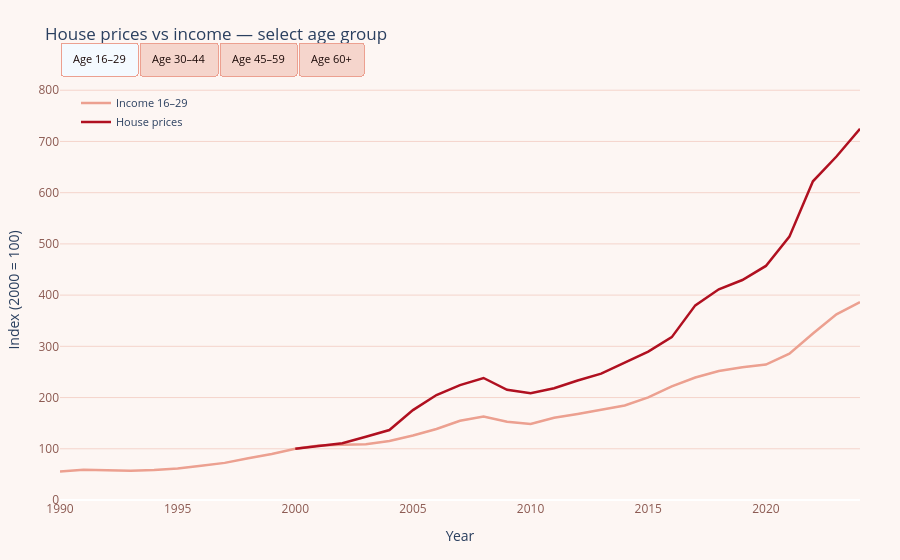

Notebook code for this chart:
### Markdown cell above
### Visualization 5 — Income by age vs house prices

This interactive chart lets the reader compare house prices with income growth for different age groups. It fits the martini glass structure because the reader first receives the guided story, then gets a controlled way to explore which age groups are most affected.

### Code cell
buckets = ['16–29', '30–44', '45–59', '60+']
bucket_colors = {
    '16–29': '#ECA090',
    '30–44': '#E05040',
    '45–59': '#B01020',
    '60+':   '#7A0A14'
}
price_sub = panel[panel.year.between(1990, 2024)].dropna(subset=['price_idx']).copy()

fig6 = go.Figure()

for i, bucket in enumerate(buckets):
    sub = income_age[income_age['bucket'] == bucket].sort_values('year').copy()
    base = sub.loc[sub.year == 2000, 'mean_income_kisk'].values[0]
    sub['income_idx'] = sub['mean_income_kisk'] / base * 100
    fig6.add_trace(go.Scatter(
        x=sub['year'], y=sub['income_idx'].round(1),
        mode='lines', name=f'Income {bucket}',
        line=dict(color=bucket_colors[bucket], width=2.5),
        visible=(i == 0)
    ))

fig6.add_trace(go.Scatter(
    x=price_sub['year'], y=price_sub['price_idx'].round(1),
    mode='lines', name='House prices',
    line=dict(color=C1, width=2.5),
    visible=True
))

n_buckets = len(buckets)
buttons = []
for i, bucket in enumerate(buckets):
    visibility = [j == i for j in range(n_buckets)] + [True]
    buttons.append(dict(label=f'Age {bucket}', method='update',
                        args=[{'visible': visibility}]))

fig6.update_layout(
    title='House prices vs income — select age group',
    plot_bgcolor=BG, paper_bgcolor=BG,
    xaxis=dict(title='Year', showgrid=False, tickfont=dict(color=MUT)),
    yaxis=dict(title='Index (2000 = 100)', range=[0, 820],
               gridcolor=C3, tickfont=dict(color=MUT)),
    legend=dict(font=dict(size=11), bgcolor='rgba(0,0,0,0)', x=0.02, y=0.98),
    margin=dict(t=80, b=60, l=60, r=40),
    updatemenus=[dict(
        type='buttons', direction='right',
        x=0.0, y=1.09
    , xanchor='left', showactive=True,
        buttons=buttons, bgcolor=C3, bordercolor=C2,
        font=dict(color=INK, size=11)
    )]
)

fig6.write_html(VIZ_DIR / 'chart5_income_by_age.html', include_plotlyjs='cdn')
fig6.show()
print('Saved chart6_income_by_age.html')

### Figure 1 — Plotly figure (JSON) as saved in the notebook; plotly's stock layout.template omitted (floating-point values rounded to 4 significant figures)
{"data": [{"line": {"color": "#ECA090", "width": 2.5}, "mode": "lines", "name": "Income 16–29", "type": "scatter", "visible": true, "x": [1990, 1991, 1992, 1993, 1994, 1995, 1996, 1997, 1998, 1999, 2000, 2001, 2002, 2003, 2004, 2005, 2006, 2007, 2008, 2009, 2010, 2011, 2012, 2013, 2014, 2015, 2016, 2017, 2018, 2019, 2020, 2021, 2022, 2023, 2024], "y": [55.4, 59.3, 58.2, 56.9, 58.5, 61.6, 66.8, 72.5, 81.7, 90.0, 100.0, 106.2, 107.8, 109.0, 115.1, 126.0, 138.6, 154.8, 163.1, 152.8, 148.3, 160.7, 168.1, 176.4, 184.6, 200.3, 221.9, 239.1, 251.7, 259.3, 264.4, 285.7, 325.1, 362.4, 386.2]}, {"line": {"color": "#E05040", "width": 2.5}, "mode": "lines", "name": "Income 30–44", "type": "scatter", "visible": false, "x": [1990, 1991, 1992, 1993, 1994, 1995, 1996, 1997, 1998, 1999, 2000, 2001, 2002, 2003, 2004, 2005, 2006, 2007, 2008, 2009, 2010, 2011, 2012, 2013, 2014, 2015, 2016, 2017, 2018, 2019, 2020, 2021, 2022, 2023, 2024], "y": [52.7, 57.5, 58.1, 57.7, 59.7, 62.5, 67.5, 73.2, 82.8, 91.8, 100.0, 110.5, 117.9, 123.3, 135.0, 153.3, 174.8, 206.4, 202.6, 195.9, 186.6, 202.2, 209.2, 218.4, 230.3, 243.4, 261.0, 273.7, 285.3, 293.6, 304.6, 318.4, 344.3, 377.1, 398.6]}, {"line": {"color": "#B01020", "width": 2.5}, "mode": "lines", "name": "Income 45–59", "type": "scatter", "visible": false, "x": [1990, 1991, 1992, 1993, 1994, 1995, 1996, 1997, 1998, 1999, 2000, 2001, 2002, 2003, 2004, 2005, 2006, 2007, 2008, 2009, 2010, 2011, 2012, 2013, 2014, 2015, 2016, 2017, 2018, 2019, 2020, 2021, 2022, 2023, 2024], "y": [49.3, 54.4, 55.5, 55.8, 57.6, 60.8, 65.9, 72.4, 80.9, 90.8, 100.0, 112.8, 120.6, 130.0, 138.8, 163.7, 182.9, 218.3, 210.9, 203.8, 188.9, 204.8, 213.2, 225.0, 241.5, 259.9, 282.1, 305.1, 309.4, 321.3, 332.5, 366.9, 398.4, 435.7, 460.4]}, {"line": {"color": "#7A0A14", "width": 2.5}, "mode": "lines", "name": "Income 60+", "type": "scatter", "visible": false, "x": [1990, 1991, 1992, 1993, 1994, 1995, 1996, 1997, 1998, 1999, 2000, 2001, 2002, 2003, 2004, 2005, 2006, 2007, 2008, 2009, 2010, 2011, 2012, 2013, 2014, 2015, 2016, 2017, 2018, 2019, 2020, 2021, 2022, 2023, 2024], "y": [52.7, 58.8, 59.0, 59.9, 60.1, 62.8, 67.8, 73.7, 81.4, 91.7, 100.0, 115.5, 121.1, 142.0, 150.0, 173.7, 201.6, 253.3, 248.6, 242.0, 204.9, 216.0, 233.6, 253.1, 272.9, 288.0, 324.4, 353.4, 364.9, 381.2, 391.4, 428.9, 468.9, 518.6, 560.0]}, {"line": {"color": "#B01020", "width": 2.5}, "mode": "lines", "name": "House prices", "type": "scatter", "visible": true, "x": [2000, 2001, 2002, 2003, 2004, 2005, 2006, 2007, 2008, 2009, 2010, 2011, 2012, 2013, 2014, 2015, 2016, 2017, 2018, 2019, 2020, 2021, 2022, 2023, 2024], "y": [100.0, 105.6, 110.7, 123.6, 136.6, 175.5, 205.0, 224.3, 238.2, 215.1, 208.6, 218.2, 233.3, 246.8, 267.6, 289.6, 317.9, 380.0, 411.3, 429.5, 457.0, 514.2, 622.2, 670.6, 724.7]}], "layout": {"legend": {"bgcolor": "rgba(0,0,0,0)", "font": {"size": 11}, "x": 0.02, "y": 0.98}, "margin": {"b": 60, "l": 60, "r": 40, "t": 80}, "paper_bgcolor": "#FDF6F3", "plot_bgcolor": "#FDF6F3", "title": {"text": "House prices vs income — select age group"}, "updatemenus": [{"bgcolor": "#F5D5CC", "bordercolor": "#ECA090", "buttons": [{"args": [{"visible": [true, false, false, false, true]}], "label": "Age 16–29", "method": "update"}, {"args": [{"visible": [false, true, false, false, true]}], "label": "Age 30–44", "method": "update"}, {"args": [{"visible": [false, false, true, false, true]}], "label": "Age 45–59", "method": "update"}, {"args": [{"visible": [false, false, false, true, true]}], "label": "Age 60+", "method": "update"}], "direction": "right", "font": {"color": "#1C0A08", "size": 11}, "showactive": true, "type": "buttons", "x": 0, "xanchor": "left", "y": 1.09}], "xaxis": {"showgrid": false, "tickfont": {"color": "#8C5A52"}, "title": {"text": "Year"}}, "yaxis": {"gridcolor": "#F5D5CC", "range": [0, 820], "tickfont": {"color": "#8C5A52"}, "title": {"text": "Index (2000 = 100)"}}}}
